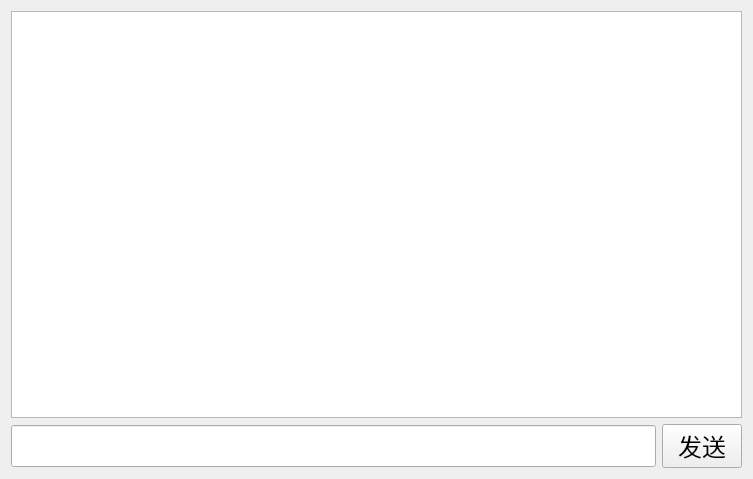
<?xml version="1.0" encoding="UTF-8"?>
<ui version="4.0">
 <class>Chat</class>
 <widget class="QWidget" name="Chat">
  <property name="geometry">
   <rect>
    <x>0</x>
    <y>0</y>
    <width>753</width>
    <height>479</height>
   </rect>
  </property>
  <property name="windowTitle">
   <string>Form</string>
  </property>
  <layout class="QVBoxLayout" name="verticalLayout">
   <item>
    <widget class="QTextEdit" name="show_TE"/>
   </item>
   <item>
    <layout class="QHBoxLayout" name="horizontalLayout">
     <item>
      <widget class="QLineEdit" name="input_LE">
       <property name="sizePolicy">
        <sizepolicy hsizetype="Expanding" vsizetype="Fixed">
         <horstretch>0</horstretch>
         <verstretch>0</verstretch>
        </sizepolicy>
       </property>
       <property name="font">
        <font>
         <family>Agency FB</family>
         <pointsize>18</pointsize>
        </font>
       </property>
      </widget>
     </item>
     <item>
      <widget class="QPushButton" name="send_PB">
       <property name="sizePolicy">
        <sizepolicy hsizetype="Minimum" vsizetype="Fixed">
         <horstretch>0</horstretch>
         <verstretch>0</verstretch>
        </sizepolicy>
       </property>
       <property name="font">
        <font>
         <family>Agency FB</family>
         <pointsize>18</pointsize>
        </font>
       </property>
       <property name="text">
        <string>发送</string>
       </property>
      </widget>
     </item>
    </layout>
   </item>
  </layout>
 </widget>
 <resources/>
 <connections/>
</ui>
